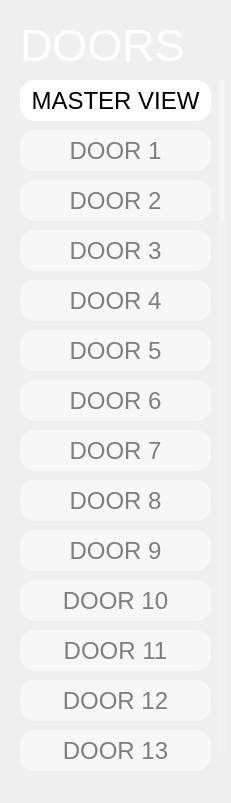
            <widget class="QWidget" name="DoorsViewWidget" native="true">
             <property name="geometry">
              <rect>
               <x>12</x>
               <y>12</y>
               <width>231</width>
               <height>803</height>
              </rect>
             </property>
             <property name="styleSheet">
              <string notr="true">#DoorsViewWidget{
	background-color: rgba(255, 255, 255, 13);
	border-radius: 50px;
	border: 1px solid rgba(255, 255, 255, 100);
}</string>
             </property>
             <widget class="QPushButton" name="MasterView">
              <property name="geometry">
               <rect>
                <x>20</x>
                <y>80</y>
                <width>191</width>
                <height>41</height>
               </rect>
              </property>
              <property name="font">
               <font>
                <family>Helvetica Neue</family>
                <pointsize>18</pointsize>
               </font>
              </property>
              <property name="styleSheet">
               <string notr="true">#MasterView {
    background-color: white; 
    color: black; 
    border-radius: 15px;
}</string>
              </property>
              <property name="text">
               <string>MASTER VIEW</string>
              </property>
             </widget>
             <widget class="QLabel" name="txtDoors">
              <property name="geometry">
               <rect>
                <x>20</x>
                <y>20</y>
                <width>171</width>
                <height>51</height>
               </rect>
              </property>
              <property name="font">
               <font>
                <family>Helvetica Neue</family>
                <pointsize>34</pointsize>
               </font>
              </property>
              <property name="styleSheet">
               <string notr="true">#txtDoors {
	color: white;
}</string>
              </property>
              <property name="text">
               <string>DOORS</string>
              </property>
             </widget>
             <widget class="QPushButton" name="Door1">
              <property name="geometry">
               <rect>
                <x>20</x>
                <y>130</y>
                <width>191</width>
                <height>41</height>
               </rect>
              </property>
              <property name="font">
               <font>
                <family>Helvetica Neue</family>
                <pointsize>18</pointsize>
               </font>
              </property>
              <property name="styleSheet">
               <string notr="true">#Door1 {
    background-color: rgba(255, 255, 255, 125);
    color: rgba(0, 0, 0, 125);; 
    border-radius: 15px;
}
</string>
              </property>
              <property name="text">
               <string>DOOR 1</string>
              </property>
             </widget>
             <widget class="QPushButton" name="Door2">
              <property name="geometry">
               <rect>
                <x>20</x>
                <y>180</y>
                <width>191</width>
                <height>41</height>
               </rect>
              </property>
              <property name="font">
               <font>
                <family>Helvetica Neue</family>
                <pointsize>18</pointsize>
               </font>
              </property>
              <property name="styleSheet">
               <string notr="true">#Door2 {
    background-color: rgba(255, 255, 255, 125);
    color: rgba(0, 0, 0, 125);; 
    border-radius: 15px;
}</string>
              </property>
              <property name="text">
               <string>DOOR 2</string>
              </property>
             </widget>
             <widget class="QPushButton" name="Door3">
              <property name="geometry">
               <rect>
                <x>20</x>
                <y>230</y>
                <width>191</width>
                <height>41</height>
               </rect>
              </property>
              <property name="font">
               <font>
                <family>Helvetica Neue</family>
                <pointsize>18</pointsize>
               </font>
              </property>
              <property name="styleSheet">
               <string notr="true">#Door3 {
    background-color: rgba(255, 255, 255, 125);
    color: rgba(0, 0, 0, 125);; 
    border-radius: 15px;
}</string>
              </property>
              <property name="text">
               <string>DOOR 3</string>
              </property>
             </widget>
             <widget class="QPushButton" name="Door4">
              <property name="geometry">
               <rect>
                <x>20</x>
                <y>280</y>
                <width>191</width>
                <height>41</height>
               </rect>
              </property>
              <property name="font">
               <font>
                <family>Helvetica Neue</family>
                <pointsize>18</pointsize>
               </font>
              </property>
              <property name="styleSheet">
               <string notr="true">#Door4 {
    background-color: rgba(255, 255, 255, 125);
    color: rgba(0, 0, 0, 125);; 
    border-radius: 15px;
}</string>
              </property>
              <property name="text">
               <string>DOOR 4</string>
              </property>
             </widget>
             <widget class="QPushButton" name="Door5">
              <property name="geometry">
               <rect>
                <x>20</x>
                <y>330</y>
                <width>191</width>
                <height>41</height>
               </rect>
              </property>
              <property name="font">
               <font>
                <family>Helvetica Neue</family>
                <pointsize>18</pointsize>
               </font>
              </property>
              <property name="styleSheet">
               <string notr="true">#Door5 {
    background-color: rgba(255, 255, 255, 125);
    color: rgba(0, 0, 0, 125);; 
    border-radius: 15px;
}</string>
              </property>
              <property name="text">
               <string>DOOR 5</string>
              </property>
             </widget>
             <widget class="QPushButton" name="Door6">
              <property name="geometry">
               <rect>
                <x>20</x>
                <y>380</y>
                <width>191</width>
                <height>41</height>
               </rect>
              </property>
              <property name="font">
               <font>
                <family>Helvetica Neue</family>
                <pointsize>18</pointsize>
               </font>
              </property>
              <property name="styleSheet">
               <string notr="true">#Door6 {
    background-color: rgba(255, 255, 255, 125);
    color: rgba(0, 0, 0, 125);; 
    border-radius: 15px;
}</string>
              </property>
              <property name="text">
               <string>DOOR 6</string>
              </property>
             </widget>
             <widget class="QPushButton" name="Door7">
              <property name="geometry">
               <rect>
                <x>20</x>
                <y>430</y>
                <width>191</width>
                <height>41</height>
               </rect>
              </property>
              <property name="font">
               <font>
                <family>Helvetica Neue</family>
                <pointsize>18</pointsize>
               </font>
              </property>
              <property name="styleSheet">
               <string notr="true">#Door7 {
    background-color: rgba(255, 255, 255, 125);
    color: rgba(0, 0, 0, 125);; 
    border-radius: 15px;
}</string>
              </property>
              <property name="text">
               <string>DOOR 7</string>
              </property>
             </widget>
             <widget class="QPushButton" name="Door8">
              <property name="geometry">
               <rect>
                <x>20</x>
                <y>480</y>
                <width>191</width>
                <height>41</height>
               </rect>
              </property>
              <property name="font">
               <font>
                <family>Helvetica Neue</family>
                <pointsize>18</pointsize>
               </font>
              </property>
              <property name="styleSheet">
               <string notr="true">#Door8 {
    background-color: rgba(255, 255, 255, 125);
    color: rgba(0, 0, 0, 125);; 
    border-radius: 15px;
}</string>
              </property>
              <property name="text">
               <string>DOOR 8</string>
              </property>
             </widget>
             <widget class="QPushButton" name="Door9">
              <property name="geometry">
               <rect>
                <x>20</x>
                <y>530</y>
                <width>191</width>
                <height>41</height>
               </rect>
              </property>
              <property name="font">
               <font>
                <family>Helvetica Neue</family>
                <pointsize>18</pointsize>
               </font>
              </property>
              <property name="styleSheet">
               <string notr="true">#Door9 {
    background-color: rgba(255, 255, 255, 125);
    color: rgba(0, 0, 0, 125);; 
    border-radius: 15px;
}</string>
              </property>
              <property name="text">
               <string>DOOR 9</string>
              </property>
             </widget>
             <widget class="QPushButton" name="Door10">
              <property name="geometry">
               <rect>
                <x>20</x>
                <y>580</y>
                <width>191</width>
                <height>41</height>
               </rect>
              </property>
              <property name="font">
               <font>
                <family>Helvetica Neue</family>
                <pointsize>18</pointsize>
               </font>
              </property>
              <property name="styleSheet">
               <string notr="true">#Door10 {
    background-color: rgba(255, 255, 255, 125);
    color: rgba(0, 0, 0, 125);; 
    border-radius: 15px;
}</string>
              </property>
              <property name="text">
               <string>DOOR 10</string>
              </property>
             </widget>
             <widget class="QPushButton" name="Door11">
              <property name="geometry">
               <rect>
                <x>20</x>
                <y>630</y>
                <width>191</width>
                <height>41</height>
               </rect>
              </property>
              <property name="font">
               <font>
                <family>Helvetica Neue</family>
                <pointsize>18</pointsize>
               </font>
              </property>
              <property name="styleSheet">
               <string notr="true">#Door11 {
    background-color: rgba(255, 255, 255, 125);
    color: rgba(0, 0, 0, 125);; 
    border-radius: 15px;
}</string>
              </property>
              <property name="text">
               <string>DOOR 11</string>
              </property>
             </widget>
             <widget class="QPushButton" name="Door12">
              <property name="geometry">
               <rect>
                <x>20</x>
                <y>680</y>
                <width>191</width>
                <height>41</height>
               </rect>
              </property>
              <property name="font">
               <font>
                <family>Helvetica Neue</family>
                <pointsize>18</pointsize>
               </font>
              </property>
              <property name="styleSheet">
               <string notr="true">#Door12 {
    background-color: rgba(255, 255, 255, 125);
    color: rgba(0, 0, 0, 125);; 
    border-radius: 15px;
}</string>
              </property>
              <property name="text">
               <string>DOOR 12</string>
              </property>
             </widget>
             <widget class="QPushButton" name="Door13">
              <property name="geometry">
               <rect>
                <x>20</x>
                <y>730</y>
                <width>191</width>
                <height>41</height>
               </rect>
              </property>
              <property name="font">
               <font>
                <family>Helvetica Neue</family>
                <pointsize>18</pointsize>
               </font>
              </property>
              <property name="styleSheet">
               <string notr="true">#Door13 {
    background-color: rgba(255, 255, 255, 125);
    color: rgba(0, 0, 0, 125);; 
    border-radius: 15px;
}</string>
              </property>
              <property name="text">
               <string>DOOR 13</string>
              </property>
             </widget>
             <widget class="QWidget" name="ScrollBar" native="true">
              <property name="geometry">
               <rect>
                <x>219</x>
                <y>80</y>
                <width>6</width>
                <height>674</height>
               </rect>
              </property>
              <property name="styleSheet">
               <string notr="true">#ScrollBar {
    background-color: rgba(255, 255, 255, 40);
    border-radius: 3px;
}</string>
              </property>
              <widget class="QWidget" name="ScrollBar_2" native="true">
               <property name="geometry">
                <rect>
                 <x>0</x>
                 <y>0</y>
                 <width>6</width>
                 <height>140</height>
                </rect>
               </property>
               <property name="styleSheet">
                <string notr="true">#ScrollBar_2 {
    background-color: rgba(255, 255, 255, 75);
    border-radius: 3px;
}</string>
               </property>
              </widget>
             </widget>
            </widget>
